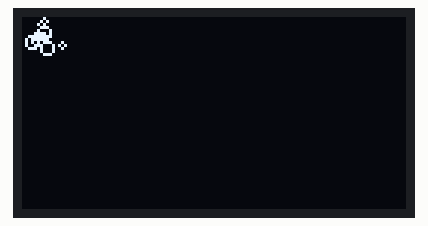
Recording of a sketch running on a simulated Arduino Uno, built with avr-gcc and run on an emulated ATmega328P. Shown: 128×64 one-colour display. Random numbers use the default seed unless the sketch sets one; what the sketch prints to the serial monitor is not drawn.

Above: at 0.28 s.
At 1.75 s:
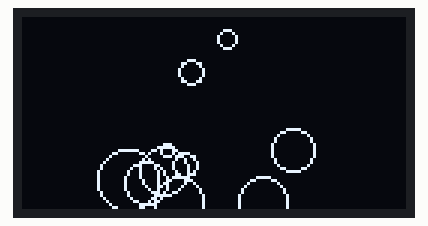
At 3.09 s:
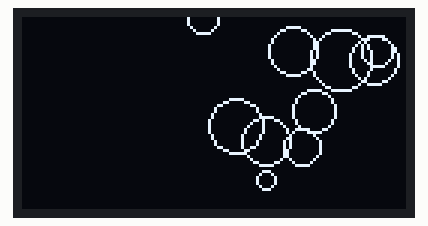
At 5.92 s:
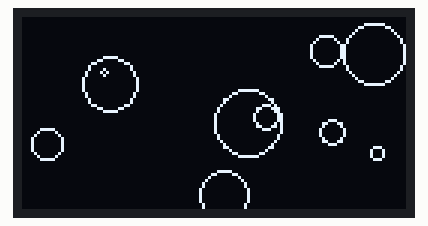
At 8.84 s:
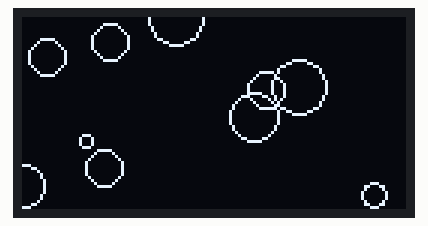
At 11.73 s:
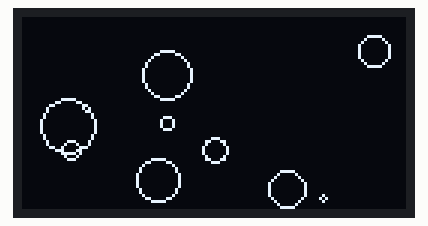

The sketch:

particles_3D.ino
```cpp
#include <math.h>

#include <Arduino.h>
#include <U8g2lib.h>

#ifdef U8X8_HAVE_HW_SPI
#include <SPI.h>
#endif
#ifdef U8X8_HAVE_HW_I2C
#include <Wire.h>
#endif

//U8G2_SSD1306_64X48_ER_F_4W_SW_SPI oled(U8G2_R0, 13, 12, 9, 10, 11);
U8G2_SSD1309_128X64_NONAME0_F_4W_HW_SPI oled(U8G2_R0, /* cs=*/ A0, /* dc=*/ 11, /* reset=*/ 13);

#define num_particles 10
#define X_MAX 12800
#define Y_MAX 6400
#define Z_MAX 10000
#define VEL_MAX 25500

int axis_max[3] = {12800, 6400, 10000};

int particle_pos[10][3] =
{ {0, 0, 0},
  {0, 0, 0},
  {0, 0, 0},
  {0, 0, 0},
  {0, 0, 0},
  {0, 0, 0},
  {0, 0, 0},
  {0, 0, 0},
  {0, 0, 0},
  {0, 0, 0}
};

int prev_partical_pos[10][3] =
{ {0, 0, 0},
  {0, 0, 0},
  {0, 0, 0},
  {0, 0, 0},
  {0, 0, 0},
  {0, 0, 0},
  {0, 0, 0},
  {0, 0, 0},
  {0, 0, 0},
  {0, 0, 0}
};

int particle_vel[10][3] =
{ {0, 0, 0},
  {0, 0, 0},
  {0, 0, 0},
  {0, 0, 0},
  {0, 0, 0},
  {0, 0, 0},
  {0, 0, 0},
  {0, 0, 0},
  {0, 0, 0},
  {0, 0, 0}
};


void setup() {
  for (int i = 0; i < num_particles; i ++) {
    int x_vel = random(-255, 255);
    int y_vel = random(-255, 255);
    int z_vel = random(-255, 255);
    particle_vel[i][0] = x_vel;
    particle_vel[i][1] = y_vel;
    particle_vel[i][2] = z_vel;
  }
  Serial.begin(115200);
  oled.begin();
  oled.setFlipMode(0);
}

void loop() {
  // put your main code here, to run repeatedly:
//  Serial.println("===================");
//  for (int i = 0; i < num_particles; i++) {
//    update_pos_vel(i);
//    draw_particles(i);
//  }
//  Serial.println("===================");
  oled.firstPage();
  do {
    for (int i = 0; i < num_particles; i++) {
      update_pos_vel(i);
      draw_particles(i);
    }
  } while ( oled.nextPage() );
}

void update_pos_vel(int particle_num) {
  for (int axis = 0; axis < 3; axis ++) {
    particle_pos[particle_num][axis] += particle_vel[particle_num][axis];
    if (particle_pos[particle_num][axis] > axis_max[axis] || particle_pos[particle_num][axis] < 0) {
      particle_vel[particle_num][axis] *= -1;
    }
  }
}

void draw_particles(int particle_num) {
  int pixel[3] = {0, 0, 0};
  for (int axis = 0; axis < 3; axis ++) {
    pixel[axis] = float(particle_pos[particle_num][axis]) / 100;
    if (axis == 2) {
      pixel[axis] /= 10;
    }
    if (pixel[axis] > axis_max[axis]) {
      pixel[axis] = axis_max[axis];
    }
    if (pixel[axis] < 0) {
      pixel[axis] = 0;
    }
  }

  oled.drawCircle(pixel[0], pixel[1], pixel[2]+1, U8G2_DRAW_ALL);
  Serial.print(pixel[0]);
  Serial.print(",");
  Serial.print(pixel[1]);
  Serial.print(",");
  Serial.print(pixel[2]);
  Serial.print(",");
  Serial.print(particle_vel[particle_num][0]);
  Serial.print(",");
  Serial.print(particle_vel[particle_num][1]);
  Serial.print(",");
  Serial.println(particle_vel[particle_num][2]);

}
```
